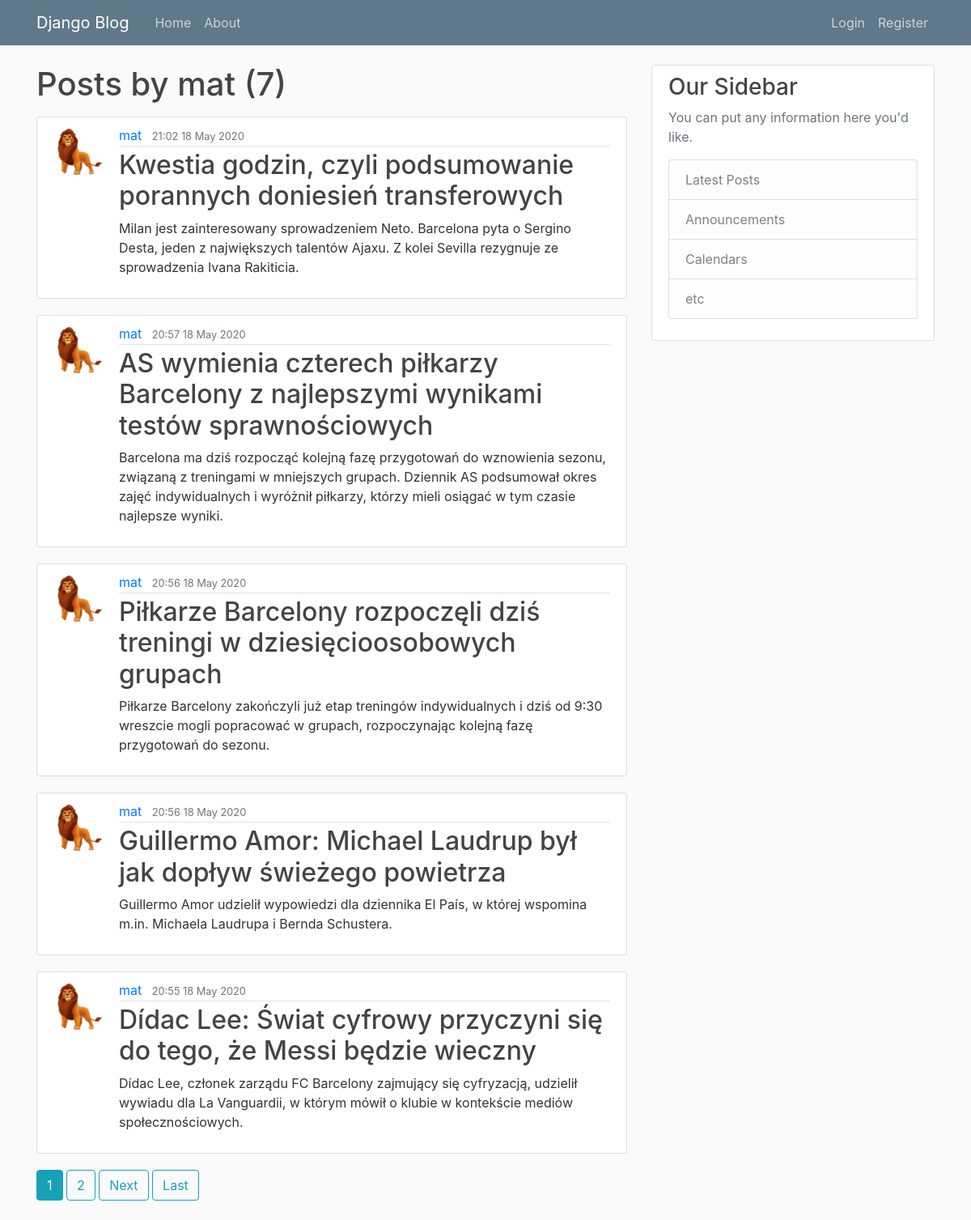
The page /blog/user/mat on the database its author committed.
### blog/models.py (models this page shows, shortened)
class Post (models.Model):
	title = models.CharField(max_length=100)
	content = models.TextField()
	date_posted = models.DateTimeField(default=timezone.now)
	author = models.ForeignKey(User, on_delete=models.CASCADE)

### users/models.py (models this page shows, shortened)
class Profile(models.Model):
    user = models.OneToOneField(User, on_delete=models.CASCADE)
    image = models.ImageField(default='default.jpg', upload_to='profile_pics')

### blog/views.py (the view)
# urls.py: path('user/<str:username>', UserPostListView.as_view(), name='user-posts'),
class UserPostListView(ListView):
    model = Post
    template_name = 'blog/user_posts.html'  # <app>/<model>_<viewtype>.html
    context_object_name = 'posts'
    paginate_by = 5
    def get_queryset(self):
        user=get_object_or_404(User, username=self.kwargs.get('username'))
        return Post.objects.filter(author=user).order_by('-date_posted')

### blog/templates/blog/user_posts.html (shortened to what this page needs)
{% extends 'blog/base.html' %}
{% block content %}
  <h1 class="mb-3">Posts by {{ view.kwargs.username }}  ({{ page_obj.paginator.count }}) </h1>
	{% for post in posts %}
		<article class="media content-section">
			<img class = "rounded-circle article-img" src=" {{ post.author.profile.image.url }} ">
		  <div class="media-body">
		    <div class="article-metadata">
		      <a class="mr-2" href="{% url 'user-posts' post.author.username %}">{{ post.author }}</a>
		      <small class="text-muted">{{ post.date_posted|date:"G:i  d F Y" }}</small>
		    </div>
		    <h2><a class="article-title" href="{% url 'post-detail' post.id %}">{{ post.title }}</a></h2>
		    <p class="article-content">{{ post.content }}</p>
		  </div>
		</article>
	{% endfor %}
    {% if is_paginated %}
      {% for num in page_obj.paginator.page_range %}
        {% if page_obj.number == num %}
          <a class="btn btn-info mb-4" href="?page={{ num }}">{{ num }}</a>
        {% elif num > page_obj.number|add:'-3' and num < page_obj.number|add:'3' %}
          <a class="btn btn-outline-info mb-4" href="?page={{ num }}">{{ num }}</a>
        {% endif %}
      {% endfor %}
      {% if page_obj.has_next %}
        <a class="btn btn-outline-info mb-4" href="?page={{ page_obj.next_page_number }}">Next</a>
        <a class="btn btn-outline-info mb-4" href="?page={{ page_obj.paginator.num_pages }}">Last</a>
      {% endif %}
    {% endif %}
{% endblock %}

### blog/static/blog/main.css (style rules this page uses)
body { background: #fafafa; color: #333333; margin-top: 5rem; }
h1, h2, h3, h4, h5, h6 { color: #444444; }
.content-section { background: #ffffff; padding: 10px 20px; border: 1px solid #dddddd; border-radius: 3px; margin-bottom: 20px; }
.article-title { color: #444444; }
.article-content { white-space: pre-line; }
.article-img { height: 65px; width: 65px; margin-right: 16px; }
.article-metadata { padding-bottom: 1px; margin-bottom: 4px; border-bottom: 1px solid #e3e3e3 }

### rows shown on the page
Post: author.profile.image (picture), author "mat", date_posted "21:02 18 May 2020", title "Kwestia godzin, czyli podsumowanie porannych doniesień transferowych", content "Milan jest zainteresowany sprowadzeniem Neto. Barcelona pyta o Sergino Desta, jeden z największych talentów Ajaxu. Z kolei Sevilla rezygnuje ze sprowadzenia Ivana Rakiticia."
Post: author.profile.image (picture), author "mat", date_posted "20:57 18 May 2020", title "AS wymienia czterech piłkarzy Barcelony z najlepszymi wynikami testów sprawnościowych", content "Barcelona ma dziś rozpocząć kolejną fazę przygotowań do wznowienia sezonu, związaną z treningami w mniejszych grupach. Dziennik AS podsumował okres zajęć indywidualnych i wyróżnił piłkarzy, którzy mieli osiągać w tym czasie najlepsze wyniki."
Post: author.profile.image (picture), author "mat", date_posted "20:56 18 May 2020", title "Piłkarze Barcelony rozpoczęli dziś treningi w dziesięcioosobowych grupach", content "Piłkarze Barcelony zakończyli już etap treningów indywidualnych i dziś od 9:30 wreszcie mogli popracować w grupach, rozpoczynając kolejną fazę przygotowań do sezonu."
Post: author.profile.image (picture), author "mat", date_posted "20:56 18 May 2020", title "Guillermo Amor: Michael Laudrup był jak dopływ świeżego powietrza", content "Guillermo Amor udzielił wypowiedzi dla dziennika El País, w której wspomina m.in. Michaela Laudrupa i Bernda Schustera."
Post: author.profile.image (picture), author "mat", date_posted "20:55 18 May 2020", title "Dídac Lee: Świat cyfrowy przyczyni się do tego, że Messi będzie wieczny", content "Dídac Lee, członek zarządu FC Barcelony zajmujący się cyfryzacją, udzielił wywiadu dla La Vanguardii, w którym mówił o klubie w kontekście mediów społecznościowych."

### other values the page prints
{{ view.kwargs.username }} "mat"
{{ page_obj.paginator.count }} "7"
{{ num }} "1"
{{ num }} "2"
